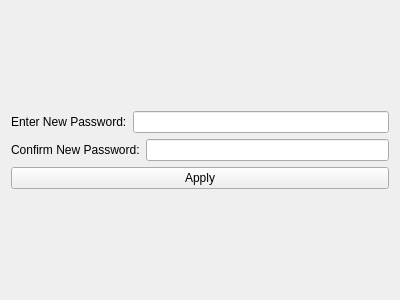
<?xml version="1.0" encoding="UTF-8"?>
<ui version="4.0">
 <class>steelcase_cpw_widget</class>
 <widget class="QWidget" name="steelcase_cpw_widget">
  <property name="geometry">
   <rect>
    <x>0</x>
    <y>0</y>
    <width>400</width>
    <height>300</height>
   </rect>
  </property>
  <property name="windowTitle">
   <string>Change Password</string>
  </property>
  <layout class="QGridLayout" name="gridLayout_2">
   <item row="0" column="0">
    <layout class="QGridLayout" name="gridLayout">
     <item row="2" column="0">
      <layout class="QHBoxLayout" name="horizontalLayout_2">
       <item>
        <widget class="QPushButton" name="apply_pw_push_button">
         <property name="text">
          <string>Apply</string>
         </property>
        </widget>
       </item>
      </layout>
     </item>
     <item row="0" column="0">
      <layout class="QHBoxLayout" name="horizontalLayout">
       <item>
        <widget class="QLabel" name="label">
         <property name="text">
          <string>Enter New Password:</string>
         </property>
        </widget>
       </item>
       <item>
        <widget class="QLineEdit" name="pw_line_edit">
         <property name="text">
          <string/>
         </property>
         <property name="echoMode">
          <enum>QLineEdit::Password</enum>
         </property>
        </widget>
       </item>
      </layout>
     </item>
     <item row="1" column="0">
      <layout class="QHBoxLayout" name="horizontalLayout_3">
       <item>
        <widget class="QLabel" name="label_2">
         <property name="text">
          <string>Confirm New Password:</string>
         </property>
        </widget>
       </item>
       <item>
        <widget class="QLineEdit" name="cpw_line_edit">
         <property name="echoMode">
          <enum>QLineEdit::Password</enum>
         </property>
        </widget>
       </item>
      </layout>
     </item>
    </layout>
   </item>
  </layout>
 </widget>
 <resources/>
 <connections/>
</ui>
